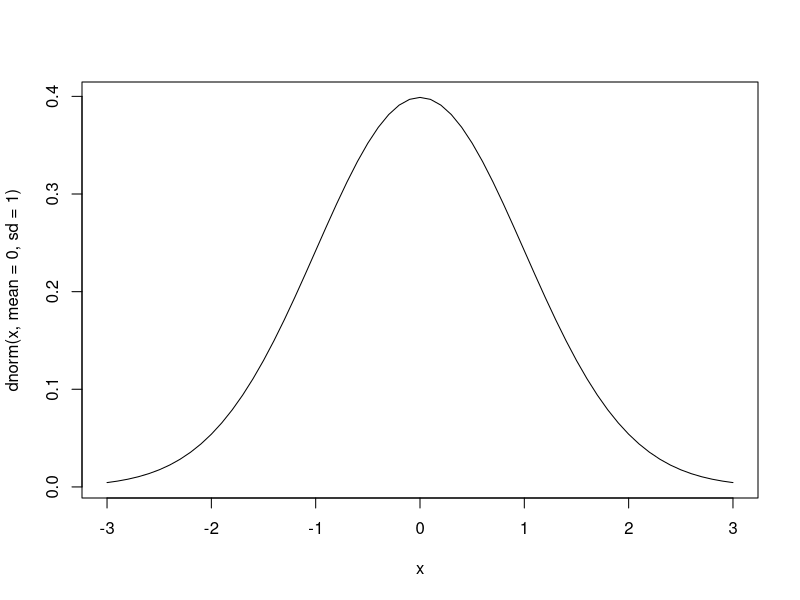
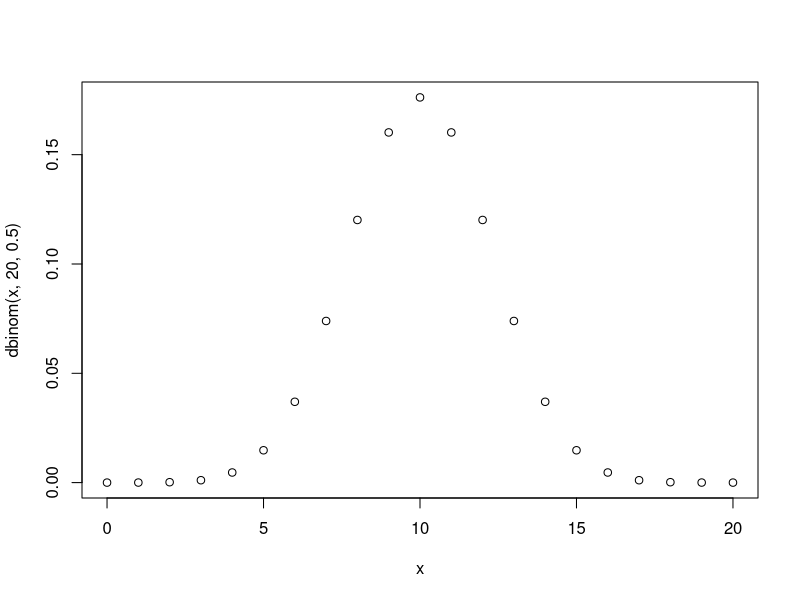
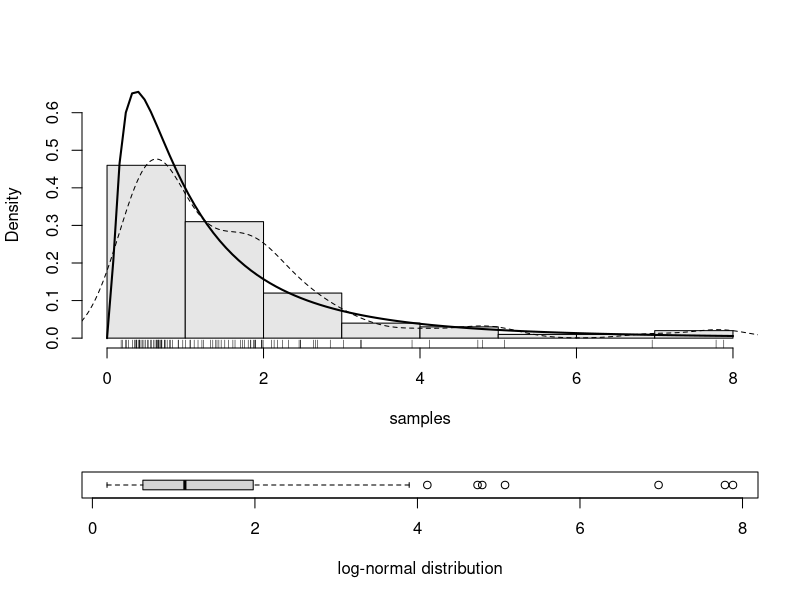
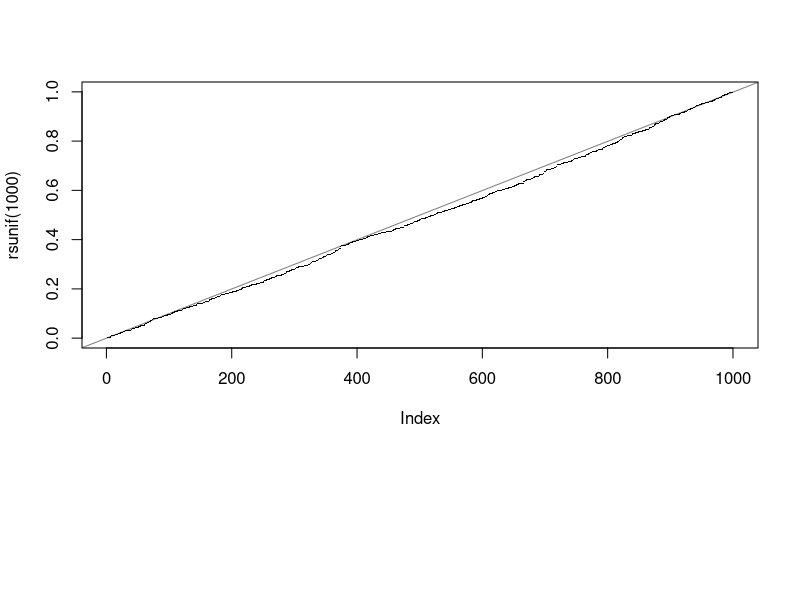

R code for these plots, in order:
# https://www.r-tutor.com/elementary-statistics/hypothesis-testing/upper-tail-test-population-mean-known-variance

# d	density/mass function
# p	probability (cumulative distribution function) P(X <= x)
# q	quantiles, given q, the smallest x such that P(X <= x) > q
# r	random number generation


# normal Distribution
x <- seq(-3,3,0.1)
plot(x=x, y=dnorm(x, mean=0, sd=1), type='l')

# Binomial Distribution
x <- seq(0,20,1)
plot(x=x, y=dbinom(x,20,0.5))

# Uniform Distribution
u <- runif(20)

punif(u) == u
dunif(u) == 1

var(runif(10000)) 

# Log-normal
samples <- rlnorm(100, meanlog=0, sdlog=1)
par(fig=c(0,1,0,0.35))
boxplot(samples, horizontal=T, bty="n", xlab="log-normal distribution")
par(fig=c(0,1,0.25,1), new=T)
s <- seq(0,max(samples),0.1)
d <- dlnorm(s, meanlog=0, sdlog=1)
hist(samples, prob=T, main="", col=gray(0.9), ylim=c(0,max(d)))
lines(density(samples), lty=2)
curve(dlnorm(x, meanlog=0, sdlog=1), lwd=2, add=T)
rug(samples)

# Exponential
dexp(1) - exp(-1)
## a fast way to generate *sorted*  U[0,1]  random numbers:
rsunif <- function(n) { n1 <- n+1
cE <- cumsum(rexp(n1)); cE[seq_len(n)]/cE[n1] }
plot(rsunif(1000), ylim=0:1, pch=".")
abline(0,1/(1000+1), col=adjustcolor(1, 0.5))

###################################################
#                 Binomial Distribution
# The binomial distribution is a discrete probability distribution.
# It describes the outcome of n independent trials in an experiment. 
# Each trial is assumed to have only two outcomes, either success or 
# failure. If the probability of a successful trial is p, then the 
# probability of having x successful outcomes in an experiment of n 
# independent trials is as follows.
###################################################

####################################################
# Problem
# Suppose there are twelve multiple choice questions in an English
# class quiz. Each question has five possible answers, and only one
# of them is correct. Find the probability of having four or less
# correct answers if a student attempts to answer every question 
# at random.
#
# Solution
# Since only one out of five possible answers is correct, 
# the probability of answering a question correctly by random is
# 1/5=0.2. We can find the probability of having exactly 4 correct 
# answers by random attempts as follows.
####################################################
dbinom(4, size=12, prob=0.2)
dbinom(0, size=12, prob=0.2) + 
  + dbinom(1, size=12, prob=0.2) + 
  + dbinom(2, size=12, prob=0.2) + 
  + dbinom(3, size=12, prob=0.2) + 
  + dbinom(4, size=12, prob=0.2)
# Alternatively, we can use the cumulative probability 
# function for binomial distribution pbinom.
pbinom(4, size=12, prob=0.2) 

#Answer
# The probability of four or less questions answered correctly
# by random in a twelve question multiple choice quiz is 92.7%.

####################################################
#             Poisson Distribution
# The Poisson distribution is the probability distribution of 
# independent event occurrences in an interval. 
# If ?? is the mean occurrence per interval, then the probability of
# having x occurrences within a given interval is:
# 
# Problem
# If there are twelve cars crossing a bridge per minute on average, 
# find the probability of having seventeen or more cars crossing the
# bridge in a particular minute.
# 
# Solution
# 
# The probability of having sixteen or less cars crossing the bridge 
# in a particular minute is given by the function ppois.
###################################################################

ppois(16, lambda=12)   # lower tail

# Hence the probability of having seventeen or more cars crossing the bridge in 
# a minute is in the upper tail of the probability density function
ppois(16, lambda=12, lower=FALSE)   # upper tail

# Answer
# If there are twelve cars crossing a bridge per minute on average, 
# the probability of having seventeen or more cars crossing the bridge 
# in a particular minute is 10.1%.

####################################################
#               Continuous Uniform Distribution
# The continuous uniform distribution is the probability distribution 
# of random number selection from the continuous interval between a and b.
# Its density function is defined by the following.
# Problem
# Select ten random numbers between one and three.
# Solution
# We apply the generation function runif of the uniform distribution to 
# generate ten random numbers between one and three.
####################################################
runif(10, min=1, max=3)
####################################################
#                 Exponential Distribution
# The exponential distribution describes the arrival time of a randomly 
# recurring independent event sequence. If ?? is the mean waiting time for
# the next event recurrence, its probability density function is:
# Problem
# Suppose the mean checkout time of a supermarket cashier is three minutes. 
# Find the probability of a customer checkout being completed by the cashier 
# in less than two minutes.
# Solution
# The checkout processing rate is equals to one divided by the mean checkout
# completion time. Hence the processing rate is 1/3 checkouts per minute. 
# We then apply the function pexp of the exponential distribution with 
# rate=1/3.
####################################################
pexp(2, rate=1/3)
# Answer
# The probability of finishing a checkout in under two minutes by 
# the cashier is 48.7%
####################################################
#                Normal Distribution
# The normal distribution is defined by the following probability density function, where ?? is the population mean and ??2 is the variance.
# If a random variable X follows the normal distribution, then we write:
# In particular, the normal distribution with ?? = 0 and ?? = 1 is called the standard normal distribution, and is denoted as N(0,1). It can be graphed as follows.
#
# The normal distribution is important because of the Central Limit Theorem, which states that the population of all possible samples of size n from a population with mean ?? and variance ??2 approaches a normal distribution with mean ?? and ??2???n when n approaches infinity.
# Problem
# Assume that the test scores of a college entrance exam fits a normal distribution. Furthermore, the mean test score is 72, and the standard deviation is 15.2. What is the percentage of students scoring 84 or more in the exam?
# Solution
# We apply the function pnorm of the normal distribution with mean 72 and standard deviation 15.2. Since we are looking for the percentage of students scoring higher than 84, we are interested in the upper tail of the normal distribution.
#
####################################################
pnorm(84, mean=72, sd=15.2, lower.tail=FALSE) 
# Answer
# The percentage of students scoring 84 or more in the college entrance exam is 21.5%
####################################################
#               Chi-squared Distribution 
# If X1,X2,.,Xm are m independent random variables having the standard normal distribution, then the following quantity follows a Chi-Squared distribution with m degrees of freedom. Its mean is m, and its variance is 2m.
# Problem
# Find the 95th percentile of the Chi-Squared distribution with 7 degrees of freedom.
# Solution
# We apply the quantile function qchisq of the Chi-Squared distribution against the decimal values 0.95.
#
####################################################
qchisq(.95, df=7)        # 7 degrees of freedom
# Answer
# The 95th percentile of the Chi-Squared distribution with 7 degrees of freedom is 14.067.
####################################################
#                Student t Distribution
# Assume that a random variable Z has the standard normal distribution, and another random variable V has the Chi-Squared distribution with m degrees of freedom. Assume further that Z and V are independent, then the following quantity follows a Student t distribution with m degrees of freedom.
# Problem
# Find the 2.5th and 97.5th percentiles of the Student t distribution with 5 degrees of freedom.
# Solution
# We apply the quantile function qt of the Student t distribution against the decimal values 0.025 and 0.975.
# 
####################################################

qt(c(.025, .975), df=5)   # 5 degrees of freedom
# Answer
# The 2.5th and 97.5th percentiles of the Student t distribution with 5 degrees 
# of freedom are -2.5706 and 2.5706 respectively.

####################################################
#               F Distribution
# If V 1 and V 2 are two independent random variables having the Chi-Squared distribution with m1 and m2 degrees of freedom respectively, then the following quantity follows an F distribution with m1 numerator degrees of freedom and m2 denominator degrees of freedom, i.e., (m1,m2) degrees of freedom.
# Problem
# Find the 95th percentile of the F distribution with (5, 2) degrees of freedom.
# Solution
# We apply the quantile function qf of the F distribution against the decimal value 0.95.
####################################################
qf(.95, df1=5, df2=2) 

# Answer
# The 95th percentile of the F distribution with (5, 2) degrees of freedom is 19.296.

####################################################
#                 Interval Estimation
# It is a common requirement to efficiently estimate population parameters based on simple random sample data. In the R tutorials of this section, we demonstrate how to compute the estimates. The steps are to be illustrated with a built-in data frame named survey. It is the outcome of a Statistics student survey in an Australian university.
# The data set belongs to the MASS package, which has to be pre-loaded into the R workspace prior to use.
#
#
####################################################

library(MASS)
head(survey) 

####################################################
#               Point Estimate of Population Mean
# For any particular random sample, we can always compute its sample mean. Although most often it is not the actual population mean, it does serve as a good point estimate. For example, in the data set survey, the survey is performed on a sample of the student population. We can compute the sample mean and use it as an estimate of the corresponding population parameter.
# Problem 
# Find a point estimate of mean university student height with the sample data from survey.
# Solution
# For convenience, we begin with saving the survey data of student heights in a variable height.survey.
####################################################
height.survey = survey$Height

# It turns out not all students have answered the question, and we must filter out the missing values. Hence we apply the mean function with the "na.rm" argument as TRUE.
mean(height.survey, na.rm=TRUE)  # skip missing values 

#Answer
# A point estimate of the mean student height is 172.38 centimeters.

####################################################
#     Interval Estimate of Population Mean with Known Variance
# After we found a point estimate of the population mean, we would need a way to quantify its accuracy. Here, we discuss the case where the population variance ??2 is assumed known.
# Let us denote the 100(1 ????????2) percentile of the standard normal distribution as z?????2. For random sample of sufficiently large size, the end points of the interval estimate at (1 ??? ??) confidence level is given as follows:
# Problem
# Assume the population standard deviation ?? of the student height in survey is 9.48. Find the margin of error and interval estimate at 95% confidence level.
# Solution
# We first filter out missing values in survey$Height with the na.omit function, and save it in height.response.
#
####################################################

height.response = na.omit(survey$Height)

#Then we compute the standard error of the mean.

n = length(height.response) 

sigma = 9.48     # population standard deviation
sem = sigma/sqrt(n); sem # standard error of the mean 

# Since there are two tails of the normal distribution, the 95% confidence level would imply the 97.5th percentile of the normal distribution at the upper tail. Therefore, z?????2 is given by qnorm(.975). We multiply it with the standard error of the mean sem and get the margin of error.
E = qnorm(.975) * sem; E         # margin of error 
# We then add it up with the sample mean, and find the confidence interval as told.
xbar = mean(height.response)   # sample mean
xbar + c(-E, E) 
#Answer
#Assuming the population standard deviation ?? being 9.48, the margin of error for the student height survey at 95% confidence level is 1.2852 centimeters. The confidence interval is between 171.10 and 173.67 centimeters.

####################################################
#
#
#
####################################################


####################################################
#
#
#
####################################################


####################################################
#
#
#
####################################################


####################################################
#
#
#
####################################################


####################################################
#
#
#
####################################################
